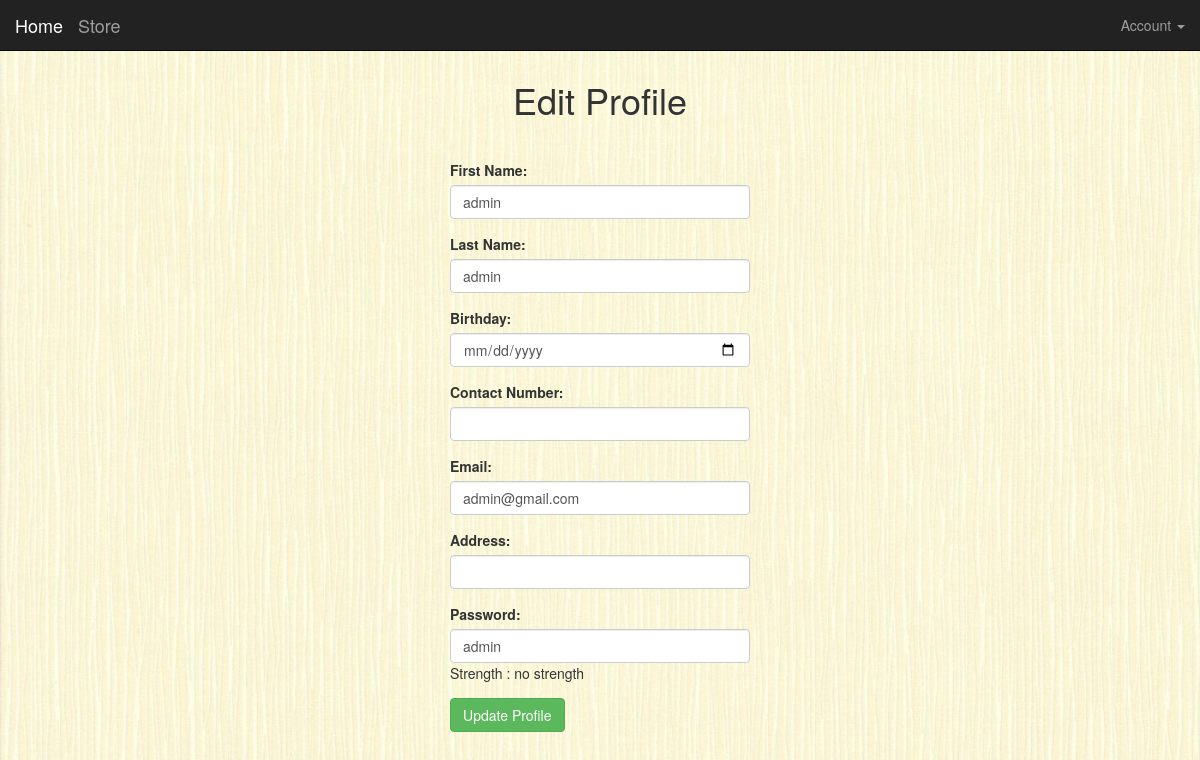
The app's page /profile.php (signed in) with its own data.
### tables this page shows
CREATE TABLE `users` (
  `id` int(11) NOT NULL,
  `role` varchar(20) NOT NULL DEFAULT 'user',
  `email` varchar(50) NOT NULL,
  `first_name` varchar(50) NOT NULL,
  `last_name` varchar(50) NOT NULL,
  `pass` varchar(50) NOT NULL,
  `birthday` varchar(50) NOT NULL,
  `contact_number` varchar(20) NOT NULL,
  `address` text NOT NULL
);

### profile.php (the view, shortened to what this page needs)
<?php
require "connection.php";
$user_id = $_SESSION['user_id'];
$sql = "SELECT * FROM `users` WHERE `id`='$user_id'";
$result = mysqli_query($conn,$sql);
$row = mysqli_fetch_array($result,MYSQLI_ASSOC);
$email = $row['email'];
$first_name = $row['first_name'];
$last_name = $row['last_name'];
$pass = $row['pass'];
$birthday = $row['birthday'];
$contact_number = $row['contact_number'];
$address = $row['address'];
?>
<!DOCTYPE html>
<html lang="en">
<head>
	<link rel="stylesheet" href="https://maxcdn.bootstrapcdn.com/bootstrap/3.3.7/css/bootstrap.min.css">
	<link href="animsition/dist/css/animsition.min.css" rel="stylesheet">
	<link href="src/css/login_page.css" rel="stylesheet">
</head>
<body>
<?php include "navbar.php";?>
<br/><br/><br/>
<h1><center>Edit Profile</center></h1>
<div class="container">
		<div id="login_form">
		<div class="" id="onload_animation">
			<br/>
				<form action="update_profile.php" name="create_account" method="post">
					<div class="form-group">
						<label for="first_name">First Name:</label>
						<input type="text" class="form-control" id="first_name" value="<?php echo $first_name?>" name="first_name" onblur="register_check_first_name()" >
					</div>
					<div class="form-group">
						<label for="last_name">Last Name:</label>
						<input type="text" class="form-control" id="last_name" value="<?php echo $last_name?>" name="last_name" onblur="register_check_last_name()">
					</div>
					<div class="form-group">
						<label for="address">Birthday:</label>
						<input type="date" class="form-control" id="birthday" value="<?php echo $birthday?>" name="birthday">
					</div>
					<div class="form-group">
						<label for="contact_number">Contact Number:</label>
						<input type="text" class="form-control" id="contact_number" value="<?php echo $contact_number?>" name="contact_number" maxlength="10" onblur="check_register_contact_number()">
					</div>
					<div class="form-group">
						<label for="email">Email:</label>
						<input type="text" class="form-control" id="email" value="<?php echo $email?>" name="email" onblur="check_register_email()">
					</div>
					<div class="form-group">
						<label for="address">Address:</label>
						<input type="text" class="form-control" id="address" value="<?php echo $address?>" name="address" onblur="">
					</div>
					<div class="form-group">
						<label for="pass">Password:</label>
						<input type="text" onkeyup="validate_pass_strength()" class="form-control" id="pass" value="<?php echo $pass?>" name="pass">Strength : <span id="pass_location">no strength</span>
					</div>
					<button type="submit" class="btn btn-success" name="create_account_btn">Update Profile</button>
				</form>
		</div>
		</div>
	</div>
</body>
</html>

### src/css/login_page.css (style rules this page uses)
#login_form { position: absolute; width: 300px; height: 200px; top: 30%; left: 50%; margin: -100px 0 0 -150px; }
body { background-image: url("../image/background.jpg"); background-repeat:no-repeat; background-size:cover; }

### records on screen
users: first_name "admin", last_name "admin", email "admin@gmail.com", pass "admin"
